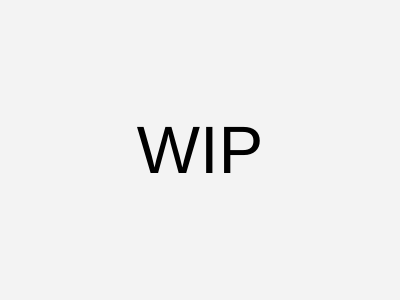
<?xml version="1.0" encoding="UTF-8"?>
<ui version="4.0">
 <class>Disp</class>
 <widget class="QDialog" name="Disp">
  <property name="geometry">
   <rect>
    <x>0</x>
    <y>0</y>
    <width>400</width>
    <height>300</height>
   </rect>
  </property>
  <property name="palette">
   <palette>
    <active>
     <colorrole role="WindowText">
      <brush brushstyle="SolidPattern">
       <color alpha="255">
        <red>0</red>
        <green>0</green>
        <blue>0</blue>
       </color>
      </brush>
     </colorrole>
     <colorrole role="Button">
      <brush brushstyle="SolidPattern">
       <color alpha="255">
        <red>243</red>
        <green>243</green>
        <blue>243</blue>
       </color>
      </brush>
     </colorrole>
     <colorrole role="Light">
      <brush brushstyle="SolidPattern">
       <color alpha="255">
        <red>255</red>
        <green>255</green>
        <blue>255</blue>
       </color>
      </brush>
     </colorrole>
     <colorrole role="Midlight">
      <brush brushstyle="SolidPattern">
       <color alpha="255">
        <red>249</red>
        <green>249</green>
        <blue>249</blue>
       </color>
      </brush>
     </colorrole>
     <colorrole role="Dark">
      <brush brushstyle="SolidPattern">
       <color alpha="255">
        <red>121</red>
        <green>121</green>
        <blue>121</blue>
       </color>
      </brush>
     </colorrole>
     <colorrole role="Mid">
      <brush brushstyle="SolidPattern">
       <color alpha="255">
        <red>162</red>
        <green>162</green>
        <blue>162</blue>
       </color>
      </brush>
     </colorrole>
     <colorrole role="Text">
      <brush brushstyle="SolidPattern">
       <color alpha="255">
        <red>0</red>
        <green>0</green>
        <blue>0</blue>
       </color>
      </brush>
     </colorrole>
     <colorrole role="BrightText">
      <brush brushstyle="SolidPattern">
       <color alpha="255">
        <red>255</red>
        <green>255</green>
        <blue>255</blue>
       </color>
      </brush>
     </colorrole>
     <colorrole role="ButtonText">
      <brush brushstyle="SolidPattern">
       <color alpha="255">
        <red>0</red>
        <green>0</green>
        <blue>0</blue>
       </color>
      </brush>
     </colorrole>
     <colorrole role="Base">
      <brush brushstyle="SolidPattern">
       <color alpha="255">
        <red>255</red>
        <green>255</green>
        <blue>255</blue>
       </color>
      </brush>
     </colorrole>
     <colorrole role="Window">
      <brush brushstyle="SolidPattern">
       <color alpha="255">
        <red>243</red>
        <green>243</green>
        <blue>243</blue>
       </color>
      </brush>
     </colorrole>
     <colorrole role="Shadow">
      <brush brushstyle="SolidPattern">
       <color alpha="255">
        <red>0</red>
        <green>0</green>
        <blue>0</blue>
       </color>
      </brush>
     </colorrole>
     <colorrole role="AlternateBase">
      <brush brushstyle="SolidPattern">
       <color alpha="255">
        <red>249</red>
        <green>249</green>
        <blue>249</blue>
       </color>
      </brush>
     </colorrole>
     <colorrole role="ToolTipBase">
      <brush brushstyle="SolidPattern">
       <color alpha="255">
        <red>255</red>
        <green>255</green>
        <blue>220</blue>
       </color>
      </brush>
     </colorrole>
     <colorrole role="ToolTipText">
      <brush brushstyle="SolidPattern">
       <color alpha="255">
        <red>0</red>
        <green>0</green>
        <blue>0</blue>
       </color>
      </brush>
     </colorrole>
    </active>
    <inactive>
     <colorrole role="WindowText">
      <brush brushstyle="SolidPattern">
       <color alpha="255">
        <red>0</red>
        <green>0</green>
        <blue>0</blue>
       </color>
      </brush>
     </colorrole>
     <colorrole role="Button">
      <brush brushstyle="SolidPattern">
       <color alpha="255">
        <red>243</red>
        <green>243</green>
        <blue>243</blue>
       </color>
      </brush>
     </colorrole>
     <colorrole role="Light">
      <brush brushstyle="SolidPattern">
       <color alpha="255">
        <red>255</red>
        <green>255</green>
        <blue>255</blue>
       </color>
      </brush>
     </colorrole>
     <colorrole role="Midlight">
      <brush brushstyle="SolidPattern">
       <color alpha="255">
        <red>249</red>
        <green>249</green>
        <blue>249</blue>
       </color>
      </brush>
     </colorrole>
     <colorrole role="Dark">
      <brush brushstyle="SolidPattern">
       <color alpha="255">
        <red>121</red>
        <green>121</green>
        <blue>121</blue>
       </color>
      </brush>
     </colorrole>
     <colorrole role="Mid">
      <brush brushstyle="SolidPattern">
       <color alpha="255">
        <red>162</red>
        <green>162</green>
        <blue>162</blue>
       </color>
      </brush>
     </colorrole>
     <colorrole role="Text">
      <brush brushstyle="SolidPattern">
       <color alpha="255">
        <red>0</red>
        <green>0</green>
        <blue>0</blue>
       </color>
      </brush>
     </colorrole>
     <colorrole role="BrightText">
      <brush brushstyle="SolidPattern">
       <color alpha="255">
        <red>255</red>
        <green>255</green>
        <blue>255</blue>
       </color>
      </brush>
     </colorrole>
     <colorrole role="ButtonText">
      <brush brushstyle="SolidPattern">
       <color alpha="255">
        <red>0</red>
        <green>0</green>
        <blue>0</blue>
       </color>
      </brush>
     </colorrole>
     <colorrole role="Base">
      <brush brushstyle="SolidPattern">
       <color alpha="255">
        <red>255</red>
        <green>255</green>
        <blue>255</blue>
       </color>
      </brush>
     </colorrole>
     <colorrole role="Window">
      <brush brushstyle="SolidPattern">
       <color alpha="255">
        <red>243</red>
        <green>243</green>
        <blue>243</blue>
       </color>
      </brush>
     </colorrole>
     <colorrole role="Shadow">
      <brush brushstyle="SolidPattern">
       <color alpha="255">
        <red>0</red>
        <green>0</green>
        <blue>0</blue>
       </color>
      </brush>
     </colorrole>
     <colorrole role="AlternateBase">
      <brush brushstyle="SolidPattern">
       <color alpha="255">
        <red>249</red>
        <green>249</green>
        <blue>249</blue>
       </color>
      </brush>
     </colorrole>
     <colorrole role="ToolTipBase">
      <brush brushstyle="SolidPattern">
       <color alpha="255">
        <red>255</red>
        <green>255</green>
        <blue>220</blue>
       </color>
      </brush>
     </colorrole>
     <colorrole role="ToolTipText">
      <brush brushstyle="SolidPattern">
       <color alpha="255">
        <red>0</red>
        <green>0</green>
        <blue>0</blue>
       </color>
      </brush>
     </colorrole>
    </inactive>
    <disabled>
     <colorrole role="WindowText">
      <brush brushstyle="SolidPattern">
       <color alpha="255">
        <red>121</red>
        <green>121</green>
        <blue>121</blue>
       </color>
      </brush>
     </colorrole>
     <colorrole role="Button">
      <brush brushstyle="SolidPattern">
       <color alpha="255">
        <red>243</red>
        <green>243</green>
        <blue>243</blue>
       </color>
      </brush>
     </colorrole>
     <colorrole role="Light">
      <brush brushstyle="SolidPattern">
       <color alpha="255">
        <red>255</red>
        <green>255</green>
        <blue>255</blue>
       </color>
      </brush>
     </colorrole>
     <colorrole role="Midlight">
      <brush brushstyle="SolidPattern">
       <color alpha="255">
        <red>249</red>
        <green>249</green>
        <blue>249</blue>
       </color>
      </brush>
     </colorrole>
     <colorrole role="Dark">
      <brush brushstyle="SolidPattern">
       <color alpha="255">
        <red>121</red>
        <green>121</green>
        <blue>121</blue>
       </color>
      </brush>
     </colorrole>
     <colorrole role="Mid">
      <brush brushstyle="SolidPattern">
       <color alpha="255">
        <red>162</red>
        <green>162</green>
        <blue>162</blue>
       </color>
      </brush>
     </colorrole>
     <colorrole role="Text">
      <brush brushstyle="SolidPattern">
       <color alpha="255">
        <red>121</red>
        <green>121</green>
        <blue>121</blue>
       </color>
      </brush>
     </colorrole>
     <colorrole role="BrightText">
      <brush brushstyle="SolidPattern">
       <color alpha="255">
        <red>255</red>
        <green>255</green>
        <blue>255</blue>
       </color>
      </brush>
     </colorrole>
     <colorrole role="ButtonText">
      <brush brushstyle="SolidPattern">
       <color alpha="255">
        <red>121</red>
        <green>121</green>
        <blue>121</blue>
       </color>
      </brush>
     </colorrole>
     <colorrole role="Base">
      <brush brushstyle="SolidPattern">
       <color alpha="255">
        <red>243</red>
        <green>243</green>
        <blue>243</blue>
       </color>
      </brush>
     </colorrole>
     <colorrole role="Window">
      <brush brushstyle="SolidPattern">
       <color alpha="255">
        <red>243</red>
        <green>243</green>
        <blue>243</blue>
       </color>
      </brush>
     </colorrole>
     <colorrole role="Shadow">
      <brush brushstyle="SolidPattern">
       <color alpha="255">
        <red>0</red>
        <green>0</green>
        <blue>0</blue>
       </color>
      </brush>
     </colorrole>
     <colorrole role="AlternateBase">
      <brush brushstyle="SolidPattern">
       <color alpha="255">
        <red>243</red>
        <green>243</green>
        <blue>243</blue>
       </color>
      </brush>
     </colorrole>
     <colorrole role="ToolTipBase">
      <brush brushstyle="SolidPattern">
       <color alpha="255">
        <red>255</red>
        <green>255</green>
        <blue>220</blue>
       </color>
      </brush>
     </colorrole>
     <colorrole role="ToolTipText">
      <brush brushstyle="SolidPattern">
       <color alpha="255">
        <red>0</red>
        <green>0</green>
        <blue>0</blue>
       </color>
      </brush>
     </colorrole>
    </disabled>
   </palette>
  </property>
  <property name="windowTitle">
   <string>Dialog</string>
  </property>
  <layout class="QVBoxLayout" name="verticalLayout">
   <property name="leftMargin">
    <number>0</number>
   </property>
   <property name="topMargin">
    <number>0</number>
   </property>
   <property name="rightMargin">
    <number>0</number>
   </property>
   <property name="bottomMargin">
    <number>0</number>
   </property>
   <item>
    <widget class="QLabel" name="label">
     <property name="sizePolicy">
      <sizepolicy hsizetype="Expanding" vsizetype="Expanding">
       <horstretch>0</horstretch>
       <verstretch>0</verstretch>
      </sizepolicy>
     </property>
     <property name="minimumSize">
      <size>
       <width>0</width>
       <height>0</height>
      </size>
     </property>
     <property name="palette">
      <palette>
       <active>
        <colorrole role="Text">
         <brush brushstyle="SolidPattern">
          <color alpha="255">
           <red>0</red>
           <green>0</green>
           <blue>0</blue>
          </color>
         </brush>
        </colorrole>
       </active>
       <inactive>
        <colorrole role="Text">
         <brush brushstyle="SolidPattern">
          <color alpha="255">
           <red>0</red>
           <green>0</green>
           <blue>0</blue>
          </color>
         </brush>
        </colorrole>
       </inactive>
       <disabled>
        <colorrole role="Text">
         <brush brushstyle="SolidPattern">
          <color alpha="255">
           <red>133</red>
           <green>133</green>
           <blue>133</blue>
          </color>
         </brush>
        </colorrole>
       </disabled>
      </palette>
     </property>
     <property name="font">
      <font>
       <pointsize>50</pointsize>
      </font>
     </property>
     <property name="acceptDrops">
      <bool>false</bool>
     </property>
     <property name="text">
      <string>WIP</string>
     </property>
     <property name="scaledContents">
      <bool>false</bool>
     </property>
     <property name="alignment">
      <set>Qt::AlignCenter</set>
     </property>
     <property name="wordWrap">
      <bool>true</bool>
     </property>
    </widget>
   </item>
  </layout>
 </widget>
 <resources/>
 <connections/>
</ui>
